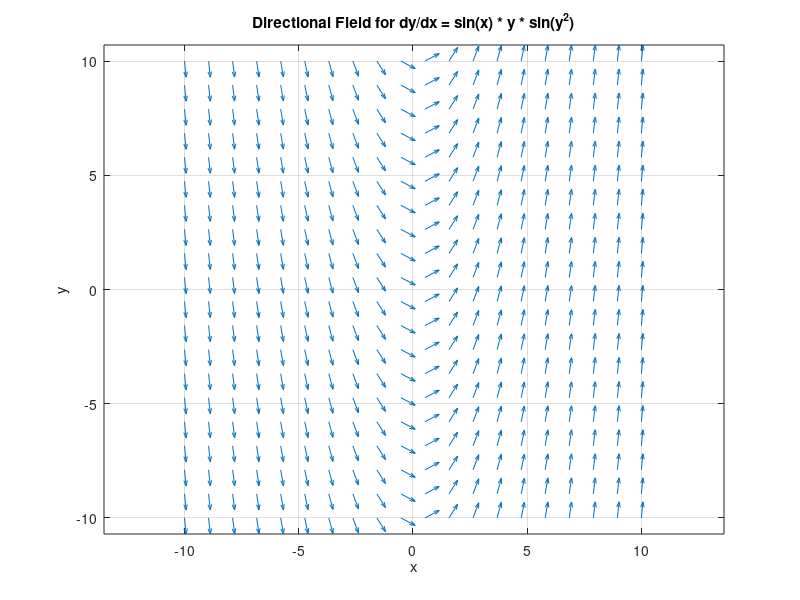

MATLAB code to generate this figure:
% Define the differential equation dy/dx = sin(x) * sin(y^2)
f = @(x, y) x;  % Updated function dy/dx = sin(x) * sin(y^2)

% Set the domain for the directional field
xrange = linspace(-10, 10, 20);  % 20 points from -10 to 10
yrange = linspace(-10, 10, 20);

% Create a grid of x and y values
[X, Y] = meshgrid(xrange, yrange);

% Compute the slope at each grid point
U = ones(size(X));  % Unit length for the x-component of the arrow
V = f(X, Y);        % Compute the y-component based on the differential equation

% Normalize the arrows for uniform arrow size
N = sqrt(U.^2 + V.^2);  % Magnitude of each vector
U = U ./ N;  % Normalize x-component
V = V ./ N;  % Normalize y-component

% Plot the directional field using the quiver function
quiver(X, Y, U, V, 0.5);  % Arrow scaling factor to avoid overlap
axis tight;
axis equal;
xlabel('x');
ylabel('y');
title('Directional Field for dy/dx = sin(x) * y * sin(y^2)');

% Enhance display
grid on;  % Add a grid
